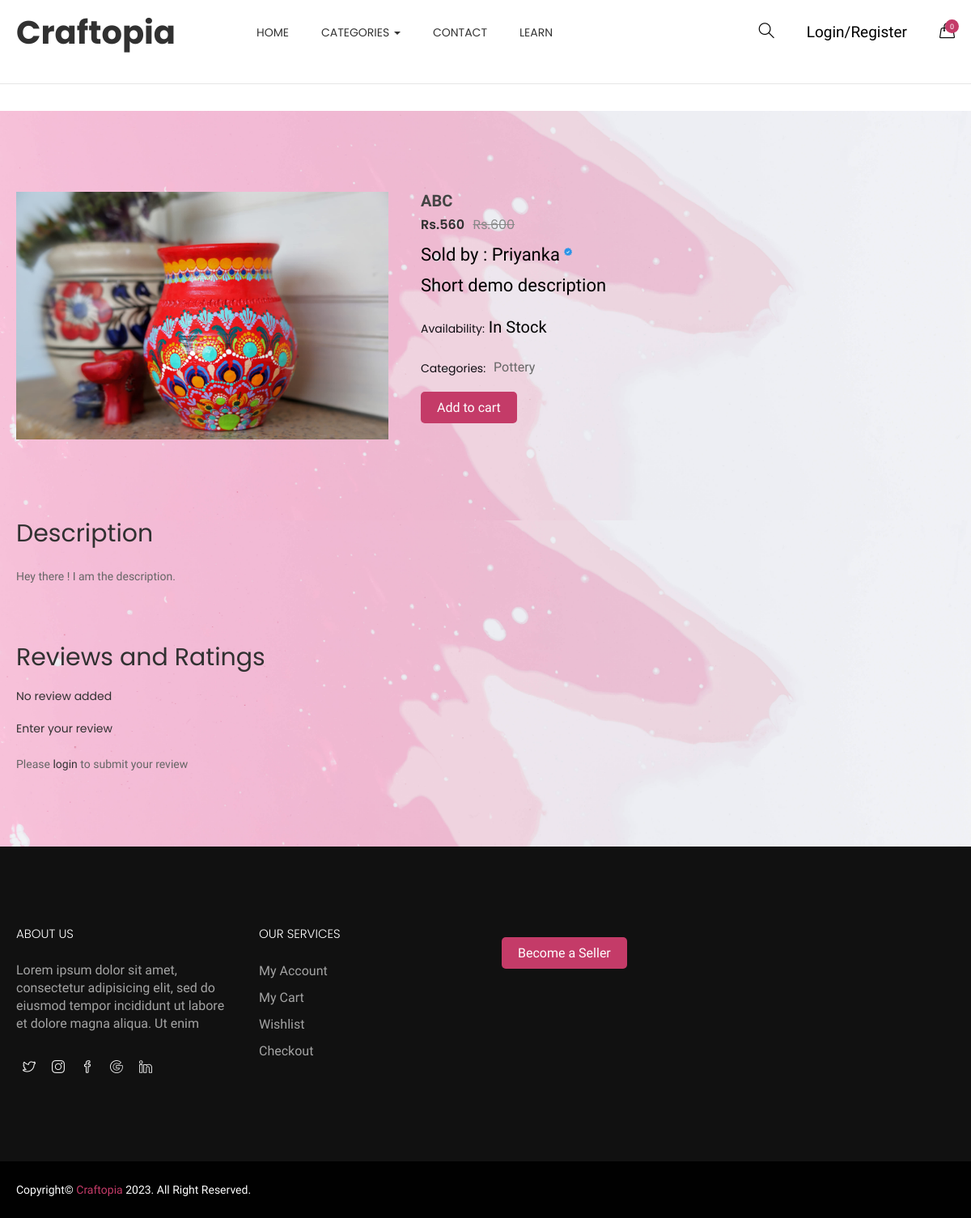
Page /product.php?id=25 on the committed database.
### tables this page shows
CREATE TABLE `product` (
  `id` int(11) NOT NULL,
  `categories_id` int(11) NOT NULL,
  `name` varchar(255) NOT NULL,
  `mrp` float NOT NULL,
  `price` float NOT NULL,
  `qty` int(11) NOT NULL,
  `image` varchar(255) NOT NULL,
  `short_desc` varchar(100) NOT NULL,
  `description` text NOT NULL,
  `best_seller` int(11) NOT NULL,
  `status` tinyint(4) NOT NULL,
  `added_by` int(11) NOT NULL
);

CREATE TABLE `categories` (
  `id` int(11) NOT NULL,
  `categories` varchar(255) NOT NULL,
  `image` varchar(255) NOT NULL,
  `status` tinyint(4) NOT NULL
);

### functions.inc.php (called while the page is built, shortened)
<?php
function get_product($conn,$limit='',$cat_id='',$product_id='',$search_str='',$sort_order='', $is_best_seller=''){
	$sql="select product.*,categories.categories from product,categories where product.status=1 ";
	if($product_id!=''){
		$sql.=" and product.id=$product_id ";
	}
	$sql.=" and product.categories_id=categories.id ";
	if($sort_order!=''){
		$sql.=$sort_order;
	}else{
		$sql.=" order by product.id desc ";
	}
	$res=mysqli_query($conn,$sql);
	$data=array();
	while($row=mysqli_fetch_assoc($res)){
		$data[]=$row;
	}
	return $data;
}
?>

### product.php (the view, shortened to what this page needs)
<?php
require('top.php');
if(isset($_GET['id'])){
    $product_id = mysqli_real_escape_string($conn, $_GET['id']);
    $query = "SELECT added_by FROM product WHERE id = $product_id";
    $res = mysqli_query($conn, $query);
    if ($res) {
        $row = mysqli_fetch_assoc($res);
        $seller_id = $row['added_by'];
    }
    $seller_name_query = "SELECT username FROM admin_users WHERE id = $seller_id";
    $seller_name_res = mysqli_query($conn, $seller_name_query);
    if ($seller_name_res) {
        $seller_name_row = mysqli_fetch_assoc($seller_name_res);
        $seller_name = $seller_name_row['username'];
    }
    function hasCompleted5Orders($conn, $seller_id) {
        $query = "SELECT COUNT(DISTINCT o.id) AS order_count
                  FROM `order` AS o
                  INNER JOIN order_detail AS od ON o.id = od.order_id
                  INNER JOIN product AS p ON od.product_id = p.id
                  WHERE p.added_by = $seller_id
                  AND o.order_status = 5";
        $result = mysqli_query($conn, $query);
        $row = mysqli_fetch_assoc($result);
        $orderCount = $row['order_count'];
        return $orderCount >= 5;
    }
    if (hasCompleted5Orders($conn, $seller_id)) {
        $validationMarker = '<span class="validation-marker"><img src="media/verification_badge.png"> </span>';
    } else {
        $validationMarker = '';
    }
	if($product_id>0){
		$get_product=get_product($conn,'','',$product_id);
	}else{
		?>
		<script>
		window.location.href='index.php';
		</script>
		<?php
	}
}else{
	?>
	<script>
	window.location.href='index.php';
	</script>
	<?php
}
$product_review_res=mysqli_query($conn,"select users.name,product_review.id,product_review.rating,product_review.review,product_review.added_on from users,product_review where product_review.status=1 and product_review.user_id=users.id and product_review.product_id='$product_id' order by product_review.added_on desc");
?>
        <section class="htc__product__details bg__white ptb--100" style="background-image: url('media/background.jpg'); background-size: cover;">
            <div class="htc__product__details__top">
                <div class="container">
                    <div class="row">
                        <div class="col-md-5 col-lg-5 col-sm-12 col-xs-12">
                            <div class="htc__product__details__tab__content">
                                <div class="product__big__images">
                                    <div class="portfolio-full-image tab-content">
                                        <div role="tabpanel" class="tab-pane fade in active" id="img-tab-1">
                                            <img src="<?php echo PRODUCT_IMAGE_SITE_PATH.$get_product['0']['image']?>">
                                        </div>
                                    </div>
                                </div>
                            </div>
                        </div>
                        <div class="col-md-7 col-lg-7 col-sm-12 col-xs-12 smt-40 xmt-40">
                            <div class="ht__product__dtl">
                                <h2><?php echo $get_product['0']['name']?></h2>
                                <ul  class="pro__prize">
                                    <li>Rs.<?php echo $get_product['0']['price']?></li>&nbsp;&nbsp;&nbsp;
                                    <li class="old__prize"><strike>Rs.<?php echo $get_product['0']['mrp']?></strike></li>
                                </ul>
                                <p class="pro__info">Sold by : <?php echo $seller_name; ?><?php echo $validationMarker; ?></p>
                                <p class="pro__info"><?php echo $get_product['0']['short_desc']?></p>
                                <div class="ht__pro__desc">
                                    <div class="sin__desc">
                                        <p><span>Availability:</span> In Stock</p>
                                    </div>
                                    <div class="sin__desc align--left">
                                        <p><span>Categories:</span></p>
                                        <ul class="pro__cat__list">
                                            <li><a href="#"><?php echo $get_product['0']['categories']?></a></li>
                                        </ul>
                                    </div>
                                    </div>
                                </div>
								<br>
								<a class="fr__btn" href="javascript:void(0)" onclick="manage_cart('<?php echo $get_product['0']['id']?>','add')">Add to cart</a>
                            </div>
                        </div>
                    </div>
                </div>
            </div>
		<section class="htc__produc__decription bg__white" style="background-image: url('media/background.jpg'); background-size: cover;">
    <div class="container">
        <div class="row">
            <div class="col-xs-12">
                <div class="ht__pro__details__content">
					<h2>Description</h2>
					<br>
                    <div class="pro__single__content">
                        <div class="pro__tab__content__inner">
                            <?php echo $get_product['0']['description']?>
                        </div>
                    </div>
					<br><br><br>
					<h2>Reviews and Ratings</h2>
					<br>
                    <div class="pro__single__content">
                        <div class="pro__tab__content__inner">
                            <?php
                            if (mysqli_num_rows($product_review_res) > 0) {
                                while ($product_review_row = mysqli_fetch_assoc($product_review_res)) {
                            ?>
                                <article class="row">
                                    <div class="col-md-12 col-sm-12">
                                        <div class="panel panel-default arrow left">
                                            <div class="panel-body">
                                                <header class="text-left">
                                                    <div>
                                                        <span class="comment-rating"> <?php echo $product_review_row['rating']?></span> <br>
                                                        (added by <b><?php echo $product_review_row['name']?></b> on
                                                        <time class="comment-date">
                                                        <?php
                                                        $added_on = strtotime($product_review_row['added_on']);
                                                        echo date('d M Y', $added_on);
                                                        ?>
                                                    </time>)
                                                    </div>
                                                </header>
                                                <div class="comment-post">
                                                    <p>
                                                        <?php echo $product_review_row['review']?>
                                                    </p>
                                                </div>
                                            </div>
                                        </div>
                                    </div>
                                </article>
                            <?php } } else {
                                echo "<h3 class='submit_review_hint'>No review added</h3><br/>";
                            }
                            ?>
                            <h3 class="review_heading">Enter your review</h3><br/>
                            <?php
                            if (isset($_SESSION['USER_LOGIN'])) {
                            ?>
                                <div class="row" id="post-review-box" style=>
                                    <div class="col-md-12">
                                        <form action="" method="post">
                                            <select class="form-control" name="rating" required>
                                                <option value="">Select Rating</option>
                                                <option>&#9733;</option>
                                                <option>&#9733;&#9733;</option>
                                                <option>&#9733;&#9733;&#9733;</option>
                                                <option>&#9733;&#9733;&#9733;&#9733;</option>
                                                <option>&#9733;&#9733;&#9733;&#9733;&#9733;</option>
                                            </select>    <br/>
                                            <textarea class="form-control" cols="50" id="new-review" name="review" placeholder="Enter your review here..." rows="5"></textarea>
											<br>
                                            <div class="text-left mt10">
                                                <button class="btn btn-lg" type="submit" name="review_submit">Submit</button>
                                            </div>
                                        </form>
                                    </div>
                                </div>
                            <?php } else {
                                echo "<span class='submit_review_hint'>Please <a href='login.php'>login</a> to submit your review</span>";
                            }
                            ?>
                        </div>
                    </div>
                </div>
            </div>
        </div>
    </div>
</section>
<?php
require('footer.php');
?>

### rows in the picture
product: image (picture), name "ABC", price "560", mrp "600", short_desc "Short demo description", categories.categories "Pottery", description "Hey there ! I am the description."

### other values in the picture
$totalProduct "0"
$seller_name "Priyanka"
